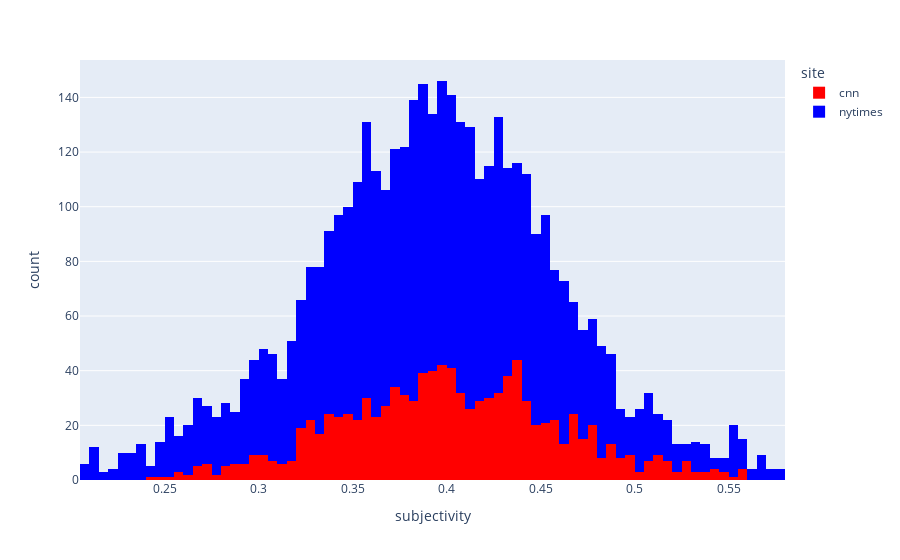

Notebook code cell kept with this figure:
### Code cell
px.histogram(pd.concat([cnn_subjectivity, nytimes_subjectivity]), x='subjectivity', color='site', color_discrete_map=color_map)

### Figure 1 — Plotly figure (JSON) as saved in the notebook; plotly's stock layout.template omitted (floating-point values rounded to 4 significant figures; data arrays with more than 128 entries replaced by an {"elided": "..."} marker saying what was removed)
{"data": [{"alignmentgroup": "True", "bingroup": "x", "hoverlabel": {"namelength": 0}, "hovertemplate": "site=cnn<br>subjectivity=%{x}<br>count=%{y}", "legendgroup": "cnn", "marker": {"color": "red"}, "name": "cnn", "offsetgroup": "cnn", "orientation": "v", "showlegend": true, "type": "histogram", "x": {"elided": "1050 float values"}, "xaxis": "x", "yaxis": "y"}, {"alignmentgroup": "True", "bingroup": "x", "hoverlabel": {"namelength": 0}, "hovertemplate": "site=nytimes<br>subjectivity=%{x}<br>count=%{y}", "legendgroup": "nytimes", "marker": {"color": "blue"}, "name": "nytimes", "offsetgroup": "nytimes", "orientation": "v", "showlegend": true, "type": "histogram", "x": {"elided": "3248 float values"}, "xaxis": "x", "yaxis": "y"}], "layout": {"barmode": "relative", "legend": {"title": {"text": "site"}, "tracegroupgap": 0}, "margin": {"t": 60}, "xaxis": {"anchor": "y", "domain": [0, 1], "title": {"text": "subjectivity"}}, "yaxis": {"anchor": "x", "domain": [0, 1], "title": {"text": "count"}}}}
